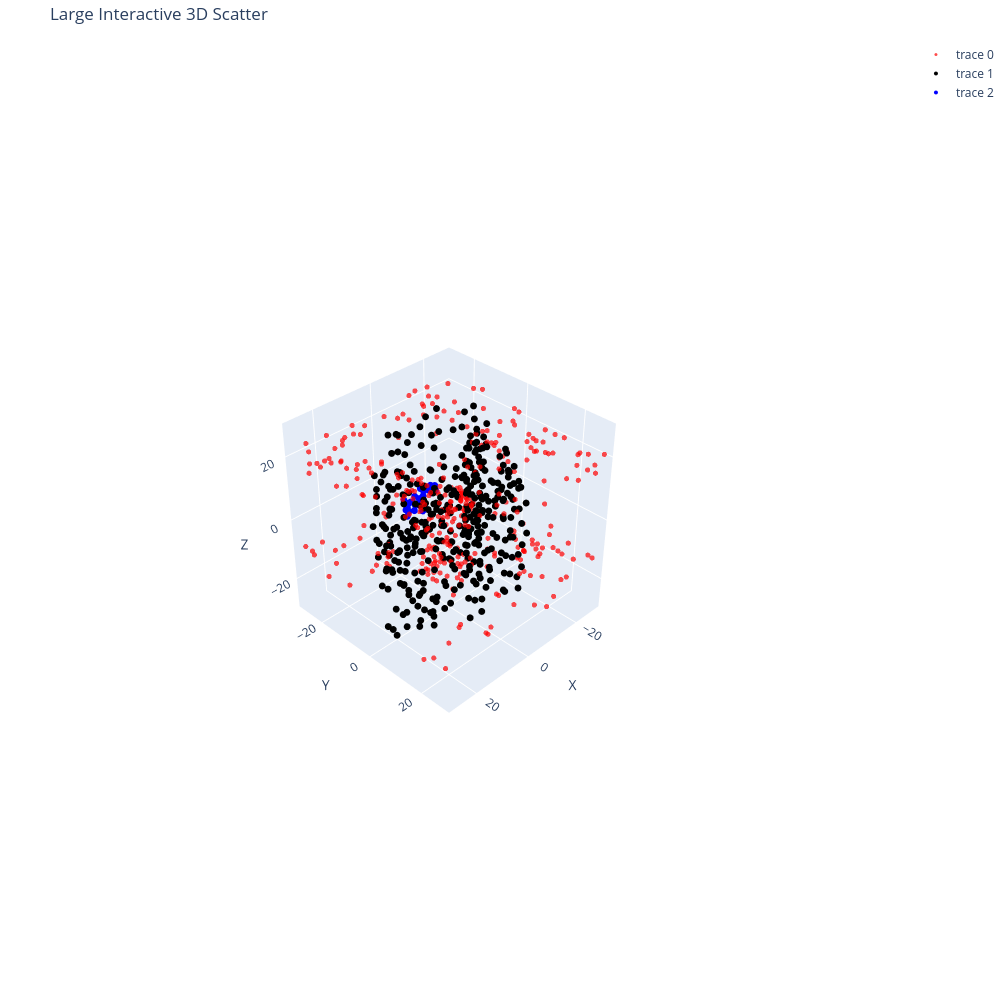

Notebook cell for this chart:
### Code cell
import numpy as np
import plotly.graph_objects as go

# Example large dataset
# N = 200000
# coords = np.random.randn(N,3)
# x = coords[:,0]
# y = coords[:,1]
# z = coords[:,2]

mean_prot = np.mean(prot_pos, axis = 0)

bin = 5
interval=1

#print(waters_by_bin[bin])

x = waters_by_bin[bin][::interval,0]-mean_prot[0]
y = waters_by_bin[bin][::interval,1]-mean_prot[1]
z = waters_by_bin[bin][::interval,2]-mean_prot[2]

fig = go.Figure()

fig.add_trace(
    go.Scatter3d(
        x=x,
        y=y,
        z=z,
        mode="markers",
        hoverinfo="skip",
        marker=dict(
            size=3,
            opacity=0.7,
            color="red"#z,          # GPU color mapping
            #colorscale="Viridis"
        )
    )
)


if True:
    xp = prot_pos[:,0]-mean_prot[0]
    yp = prot_pos[:,1]-mean_prot[1]
    zp = prot_pos[:,2]-mean_prot[2]

    fig.add_trace(
        go.Scatter3d(
            x=xp,
            y=yp,
            z=zp,
            mode="markers",
            hoverinfo="skip",
            marker=dict(
                size=4,
                opacity=1,
                color="black"
            )
        )
    )

    xl = lig_pos[:,0]-mean_prot[0]
    yl = lig_pos[:,1]-mean_prot[1]
    zl = lig_pos[:,2]-mean_prot[2]

    fig.add_trace(
        go.Scatter3d(
            x=xl,
            y=yl,
            z=zl,
            mode="markers",
            hoverinfo="skip",
            marker=dict(
                size=4,
                opacity=1,
                color="blue"
            )
        )
    )

fig.update_layout(
    title="Large Interactive 3D Scatter",
    scene=dict(
        xaxis = dict(nticks=4, range=[-30,30],),
        yaxis = dict(nticks=4, range=[-30,30],),
        zaxis = dict(nticks=4, range=[-30,30],),
        aspectratio=dict(x=1, y=1, z=1),
        xaxis_title="X",
        yaxis_title="Y",
        zaxis_title="Z"
    ),
    width=1000,
    height=1000,
    margin=dict(l=0,r=0,b=0,t=40),
    scene_camera=dict(
            eye=dict(x=3, y=3, z=3)
        )

)

fig.show(config={"scrollZoom": True})

### Figure 1 — Plotly figure (JSON) as saved in the notebook; plotly's stock layout.template omitted (floating-point values rounded to 4 significant figures; data arrays with more than 128 entries replaced by an {"elided": "..."} marker saying what was removed)
{"data": [{"hoverinfo": "skip", "marker": {"color": "red", "opacity": 0.7, "size": 3}, "mode": "markers", "type": "scatter3d", "x": {"elided": "1128 float values"}, "y": {"elided": "1128 float values"}, "z": {"elided": "1128 float values"}}, {"hoverinfo": "skip", "marker": {"color": "black", "opacity": 1, "size": 4}, "mode": "markers", "type": "scatter3d", "x": {"elided": "376 float values"}, "y": {"elided": "376 float values"}, "z": {"elided": "376 float values"}}, {"hoverinfo": "skip", "marker": {"color": "blue", "opacity": 1, "size": 4}, "mode": "markers", "type": "scatter3d", "x": [-7.017, -5.827, -5.417, -4.887, -3.437, -2.547, -1.237, -0.097, -1.507, -0.617, -1.437, -0.907, -1.157, -2.907, -4.207, -5.427, -6.757, -7.437, -6.937, -8.807, -9.707, -10.76, -10.51, -9.337], "y": [-16.68, -16.52, -15.94, -16.9, -16.86, -16.35, -17.2, -16.66, -18.72, -17.12, -17.4, -18.77, -16.39, -17.39, -17.9, -17.36, -17.17, -17.6, -18.4, -17.03, -17.18, -16.51, -15.93, -16.25], "z": [-6.228, -6.328, -7.508, -5.148, -5.128, -6.188, -6.178, -7.058, -6.618, -4.818, -3.668, -3.098, -2.628, -3.978, -2.858, -3.958, -3.618, -2.518, -1.758, -2.478, -1.368, -1.618, -2.828, -3.418]}], "layout": {"height": 1000, "margin": {"b": 0, "l": 0, "r": 0, "t": 40}, "scene": {"aspectratio": {"x": 1, "y": 1, "z": 1}, "camera": {"eye": {"x": 3, "y": 3, "z": 3}}, "xaxis": {"nticks": 4, "range": [-30, 30], "title": {"text": "X"}}, "yaxis": {"nticks": 4, "range": [-30, 30], "title": {"text": "Y"}}, "zaxis": {"nticks": 4, "range": [-30, 30], "title": {"text": "Z"}}}, "title": {"text": "Large Interactive 3D Scatter"}, "width": 1000}}
